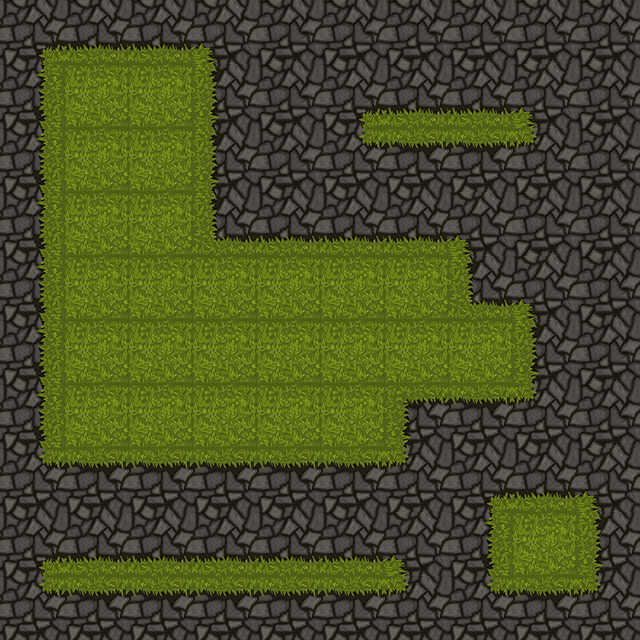

Rendered tile map (Tiled .tmx) drawn with the repository's tilesets; below, a short description and the full map source, tile grids included:
An orthogonal 10x10 tile map with 64x64 px tiles, 1 tile layer (Tile Layer 1).

<map version="1.0" orientation="orthogonal" width="10" height="10" tilewidth="64" tileheight="64">
 <tileset firstgid="1" name="tileset2" tilewidth="64" tileheight="64">
  <image source="tileset2.png" width="640" height="640" />
 </tileset>
 <layer name="Tile Layer 1" width="10" height="10">
  <data encoding="csv">
1,2,2,3,4,4,4,4,4,4,
11,12,12,13,4,1,2,2,3,4,
11,12,12,13,4,21,22,22,23,4,
11,12,12,15,2,2,2,3,4,4,
11,12,12,12,12,12,12,15,3,4,
11,12,12,12,12,12,12,12,13,4,
11,12,12,12,12,12,25,22,23,4,
21,22,22,22,22,22,23,1,2,3,
1,2,2,2,2,2,3,11,12,13,
21,22,22,22,22,22,23,21,22,23
</data>
 </layer>
</map>